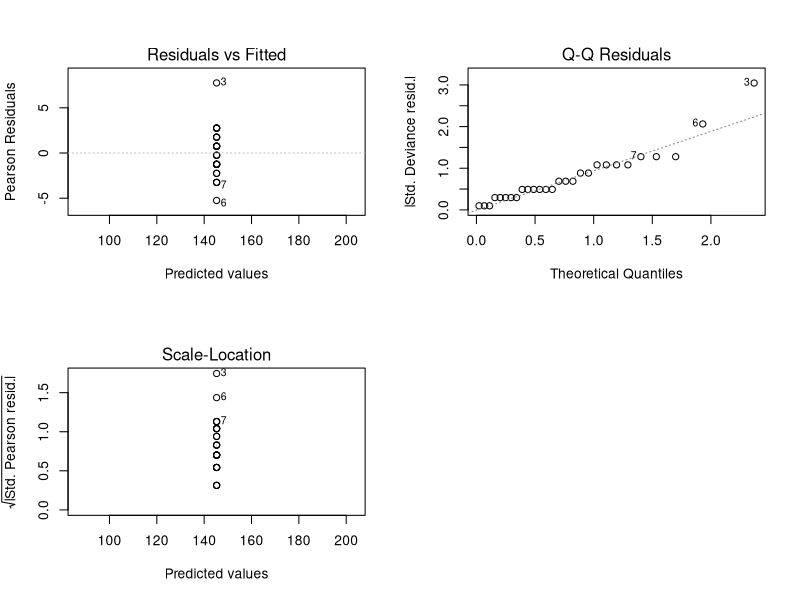
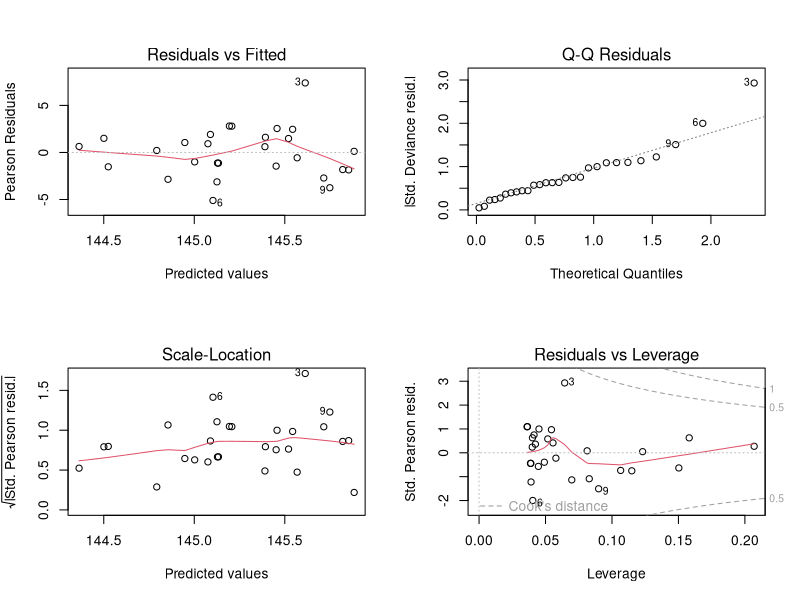
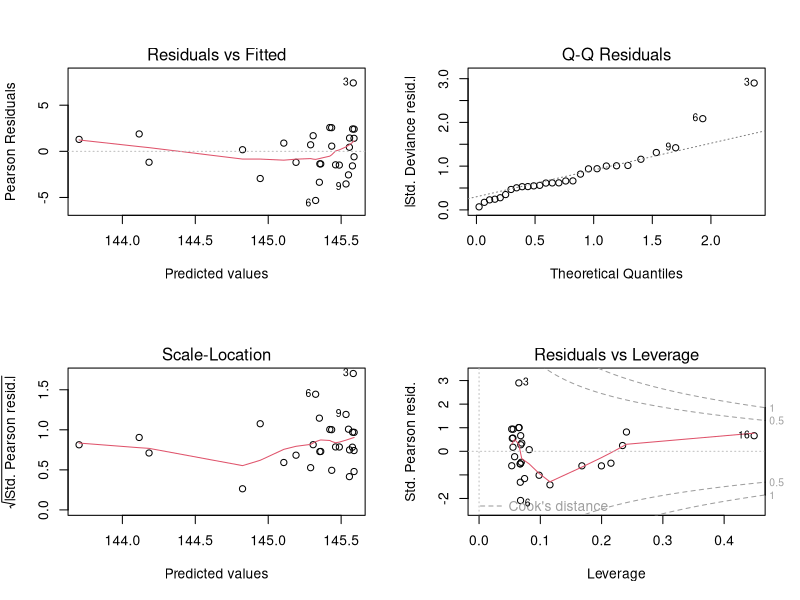
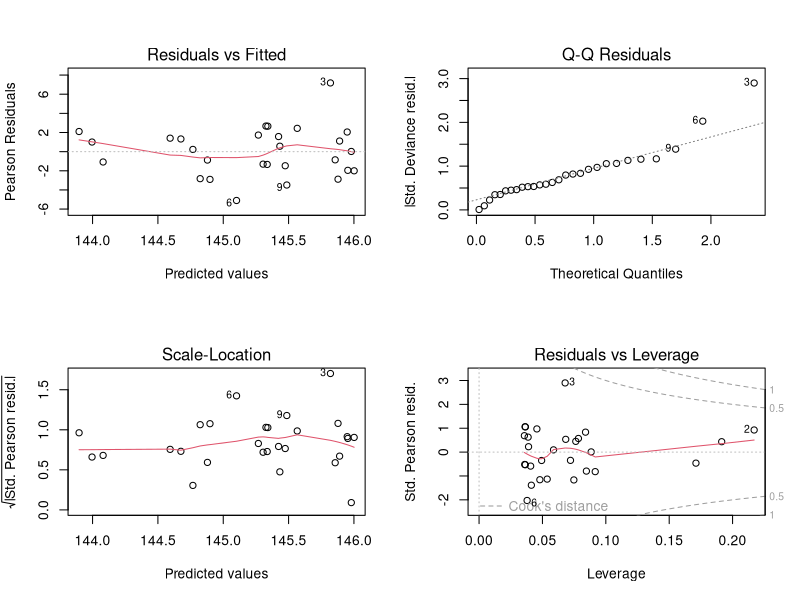
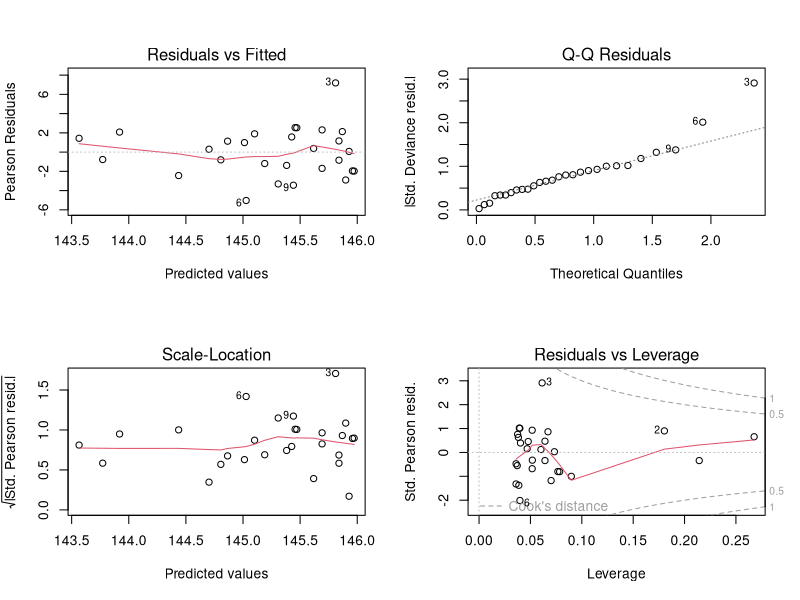
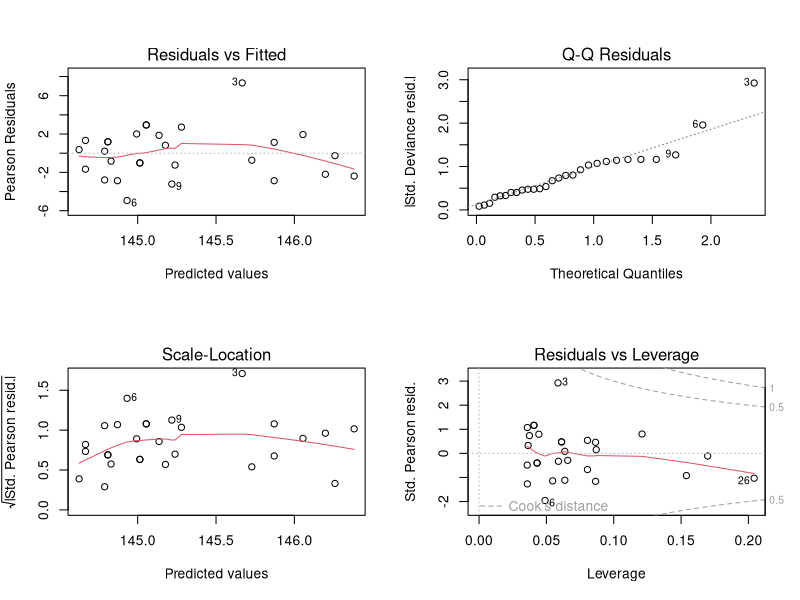
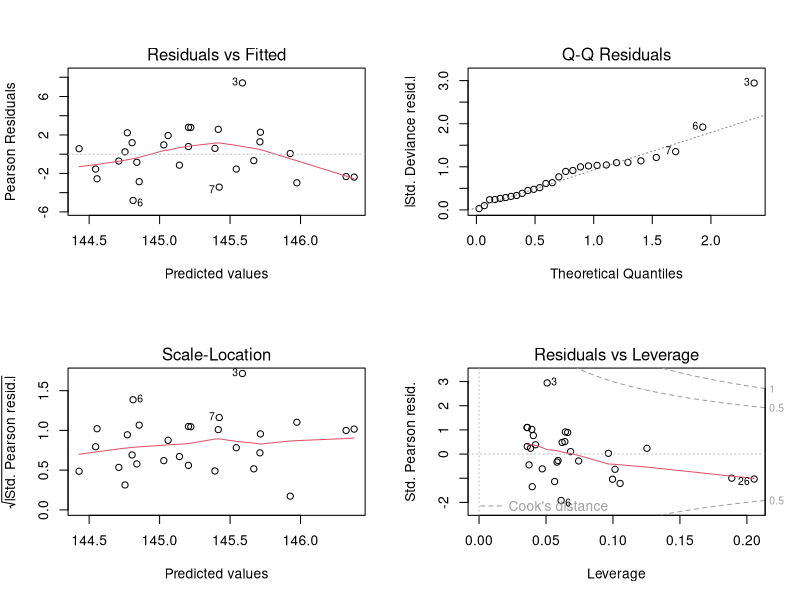
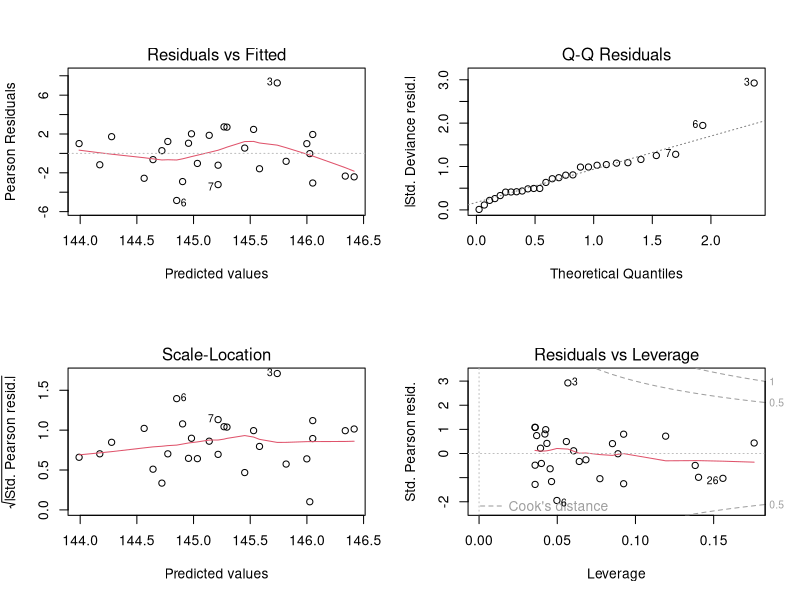

The R source for these figures, in order:
# Analysis of black walnut spring models from Carter
# VERSION 2
#author: Mary McCafferty

#load libraries
library(ggplot2)
library(boot)

# read in the files
bw.clim = read.csv("BlackWalnut_Carter_withClimate.csv")

#variable of interest: BudBurst_JD
bw.clim = subset(bw.clim, !is.na(BudBurst_JD))

# look at correlation matrix
cor_spring = bw.clim[names(bw.clim) %in% c("BudBurst_JD", "daylength_diff", 
                                           "DD_0_wt", "DD_0_sp", "DD5_sp", "DD5_wt", 
                                           "MAT", "MWMT", "MCMT", "TD", "MAP", "bFFP")]
pearson_cor_spring = cor(cor_spring, method = "pearson")
spearman_cor_spring = cor(cor_spring, method = "spearman")


par(mfrow= c(2,2))
# the null model
model.null = glm(BudBurst_JD ~ 1, data = bw.clim)
summary(model.null)
plot(model.null)
tss = sum((bw.clim$BudBurst_JD - mean(bw.clim$BudBurst_JD))^2);n = nrow(bw.clim)

# daylength
model.day = glm(BudBurst_JD ~ daylength_diff, data = bw.clim)
summary(model.day)
plot(model.day)
# daylength not strong
model.day2 = glm(BudBurst_JD ~ daylength_diff + I(daylength_diff^2), data = bw.clim)
summary(model.day2)
plot(model.day2)
#quadratic term not significant
rss = sum(model.day$residuals^2); r2 = 1-rss/tss
p = length(coef(model.day))-1
r2.day = 1 - (1 - r2) * ((n-1) / (n-p-1))

#dd_0_wt
model.dd0wt = glm(BudBurst_JD ~ DD_0_wt, data = bw.clim)
summary(model.dd0wt)
plot(model.dd0wt)
# not sig
rss = sum(model.dd0wt$residuals^2); r2 = 1-rss/tss
p = length(coef(model.dd0wt))-1
r2.dd0wt = 1 - (1 - r2) * ((n-1) / (n-p-1))

#dd_0_sp
model.dd0sp = glm(BudBurst_JD ~ DD_0_sp, data = bw.clim)
summary(model.dd0sp)
plot(model.dd0sp)
# not sig
rss = sum(model.dd0sp$residuals^2); r2 = 1-rss/tss
p = length(coef(model.dd0sp))-1
r2.dd0sp = 1 - (1 - r2) * ((n-1) / (n-p-1))


#dd5_wt
model.dd5wt = glm(BudBurst_JD ~ DD5_wt, data = bw.clim)
summary(model.dd5wt)
plot(model.dd5wt)
# not sig
rss = sum(model.dd5wt$residuals^2); r2 = 1-rss/tss
p = length(coef(model.dd5wt))-1
r2.dd5wt = 1 - (1 - r2) * ((n-1) / (n-p-1))

#dd5_sp
model.dd5sp = glm(BudBurst_JD ~ DD5_sp, data = bw.clim)
summary(model.dd5sp)
plot(model.dd5sp)
# not sig
rss = sum(model.dd5sp$residuals^2); r2 = 1-rss/tss
p = length(coef(model.dd5sp))-1
r2.dd5sp = 1 - (1 - r2) * ((n-1) / (n-p-1))

#MAT
model.mat = glm(BudBurst_JD ~ MAT, data = bw.clim)
summary(model.mat)
plot(model.mat)
#not significant
rss = sum(model.mat$residuals^2); r2 = 1-rss/tss
p = length(coef(model.mat))-1
r2.mat = 1 - (1 - r2) * ((n-1) / (n-p-1))

#MCMT
model.mcmt = glm(BudBurst_JD ~ MCMT, data = bw.clim)
summary(model.mcmt)
plot(model.mcmt)
# not significant

ggplot(data=bw.clim, aes(MCMT, BudBurst_JD))+
  geom_point()+geom_smooth(se=F, method='lm')

model.mcmt2 = glm(BudBurst_JD ~ MCMT + I(MCMT^2), data = bw.clim)
summary(model.mcmt2)
plot(model.mcmt2)
# quadratic not significant
rss = sum(model.mcmt$residuals^2); r2 = 1-rss/tss
p = length(coef(model.mcmt))-1
r2.mcmt = 1 - (1 - r2) * ((n-1) / (n-p-1))

#MWMT
model.mwmt = glm(BudBurst_JD ~ MWMT, data = bw.clim)
summary(model.mwmt)
plot(model.mwmt)
# not sig
rss = sum(model.mwmt$residuals^2); r2 = 1-rss/tss
p = length(coef(model.mwmt))-1
r2.mwmt = 1 - (1 - r2) * ((n-1) / (n-p-1))

#TD
model.td = glm(BudBurst_JD ~ TD, data = bw.clim)
summary(model.td)
plot(model.td)
# okay, not the best residuals

model.td2 = glm(BudBurst_JD ~ TD + I(TD^2), data = bw.clim)
summary(model.td2)
plot(model.td2)
#quadratic term not significant
ggplot(data=bw.clim, aes(TD, BudBurst_JD))+
  geom_point()+geom_smooth(se=F, method='lm')
rss = sum(model.td$residuals^2); r2 = 1-rss/tss
p = length(coef(model.td))-1
r2.td = 1 - (1 - r2) * ((n-1) / (n-p-1))

#MAP
model.map = glm(BudBurst_JD ~ MAP, data = bw.clim)
summary(model.map)
plot(model.map)
# not sig looking quadratic
model.map2 = glm(BudBurst_JD ~ MAP + I(MAT^2), data = bw.clim)
summary(model.map2)
plot(model.map2)
#not sig
rss = sum(model.map$residuals^2); r2 = 1-rss/tss
p = length(coef(model.map))-1
r2.map = 1 - (1 - r2) * ((n-1) / (n-p-1))


#bFFP
model.bffp = glm(BudBurst_JD ~ bFFP, data = bw.clim)
summary(model.bffp)
plot(model.bffp)
rss = sum(model.bffp$residuals^2); r2 = 1-rss/tss
p = length(coef(model.bffp))-1
r2.bffp = 1 - (1 - r2) * ((n-1) / (n-p-1))

# none of the models are significant

#compare models
anova(model.null, model.day, model.dd0wt, model.dd0sp, model.dd5wt, model.dd5sp, model.mat, model.mcmt, model.mwmt, model.map, model.td, model.bffp)
aics = AIC(model.null, model.day, model.dd0wt, model.dd0sp, model.dd5wt, model.dd5sp, model.mat, model.mcmt, model.mwmt, model.map, model.td, model.bffp)
adj.r2s = c(0, r2.day, r2.dd0wt, r2.dd0sp, r2.dd5wt, r2.dd5sp, r2.mat, r2.mcmt, r2.mwmt, r2.map, r2.td, r2.bffp)

results = cbind(aics, adj.r2s)
results
write.csv(results, "BlackWalnutCarterSpringResults.csv")


#run cross validation to assess best model
models = list(model.null, model.day, model.dd0wt, model.dd0sp, model.dd5wt, model.dd5sp, model.mat, model.mcmt, model.mwmt, model.map, model.td, model.bffp)
set.seed(12022025)
cv.error = rep(0, 12)
for (i in 1:length(models)){
  cv.error[i] = cv.glm(bw.clim, models[[i]])$delta[2]
}
